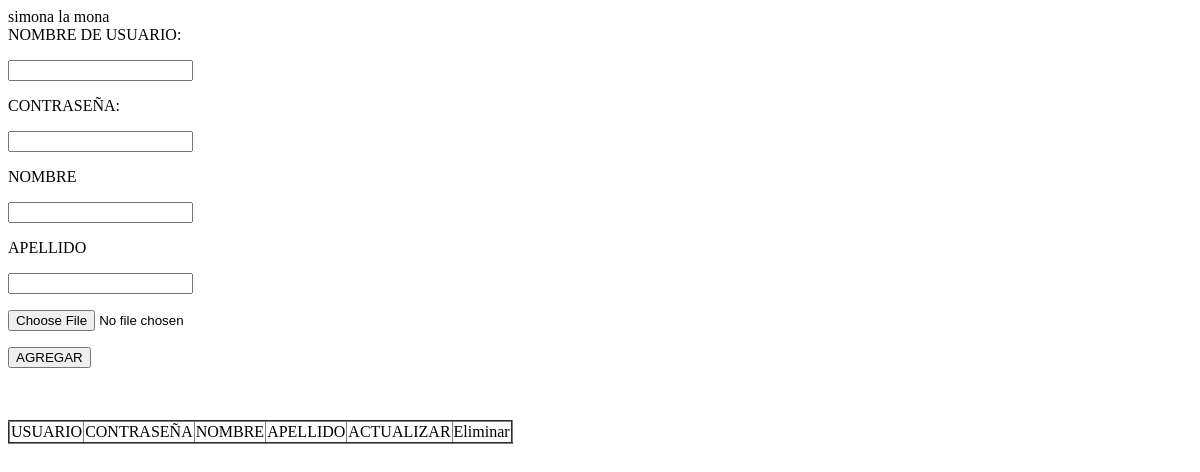
The page /php/Crud/Clientes/Mostrar.php on the database as committed earlier.
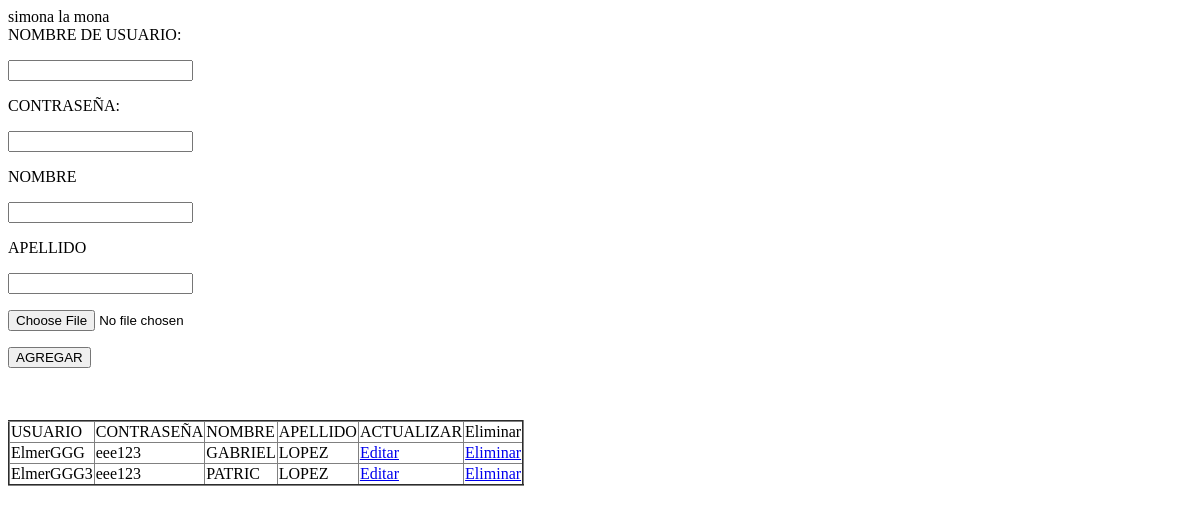
The same page on the database as committed later.
### tables this page shows
CREATE TABLE IF NOT EXISTS `clientes` (
  `Clien_User` varchar(30) NOT NULL,
  `Clien_Contra` varchar(30) NOT NULL,
  `Clien_Nombre` varchar(30) NOT NULL,
  `Clien_Apellido` varchar(30) NOT NULL,
  `Admin_User` varchar(30) DEFAULT NULL,
  PRIMARY KEY (`Clien_User`),
  KEY `Admin_User` (`Admin_User`)
);

### php/Crud/Clientes/metodosCrud.php (called while the page is built, shortened)
<?php
class metodos{
    public function MostrarDatos($sql){
        $c=new conectar();
        $conexion=$c->conexion();
        $result=mysqli_query($conexion,$sql);
        return mysqli_fetch_all($result,MYSQLI_ASSOC);
    }
}
?>

### php/Crud/Clientes/Mostrar.php (the view, shortened to what this page needs)
<?php
require_once "metodosCrud.php";
?>
<!DOCTYPE html>
<html>
    <head>
    </head>
    <body>
    <form action="insertar.php" method="post">
        <label >NOMBRE DE USUARIO:</label>
        <input type="text" name="txtusername" id="">
        <label >CONTRASEÑA:</label>
        <input type="text" name="txtpassword" id="">
        <label >NOMBRE</label>
        <input type="text" name="txtnombre" id="">
        <label >APELLIDO</label>
        <input type="text" name="txtapellido" id="">
        <input type="file" name="imagen" id="">
        <button>AGREGAR</button>
    </form>
    <br><br>
        <table style="border-collapse: collapse;" border="2">
            <tr>
                <td>USUARIO</td>
                <td>CONTRASEÑA</td>
                <td>NOMBRE</td>
                <td>APELLIDO</td>
                <td>ACTUALIZAR</td>
                <td>Eliminar</td>
            </tr>
<?php
$obj= new metodos();
$sql="SELECT Clien_User,Clien_Contra,Clien_Nombre,Clien_Apellido,Admin_User from clientes";
$datos=$obj->MostrarDatos($sql);
foreach($datos as $key){
?>
            <tr>
            <td><?php echo $key['Clien_User'];?></td>
            <td><?php echo $key['Clien_Contra'];?></td>
            <td><?php echo $key['Clien_Nombre'];?></td>
            <td><?php echo $key['Clien_Apellido'];?></td>
            <td><a href="editar.php?Clien_User=<?php echo $key['Clien_User']; ?>">Editar
        </a></td>
        <td><a href="Eliminar.php?Clien_User=<?php echo $key['Clien_User']; ?>">Eliminar
        </a></td>
            </tr>
            <?php
            }
            ?>
        </table>
    </body>
</html>

Rows that differ between the two databases and show on the page:
added clientes: Clien_User "ElmerGGG", Clien_Contra "eee123", Clien_Nombre "GABRIEL", Clien_Apellido "LOPEZ"
added clientes: Clien_User "ElmerGGG3", Clien_Contra "eee123", Clien_Nombre "PATRIC", Clien_Apellido "LOPEZ"
